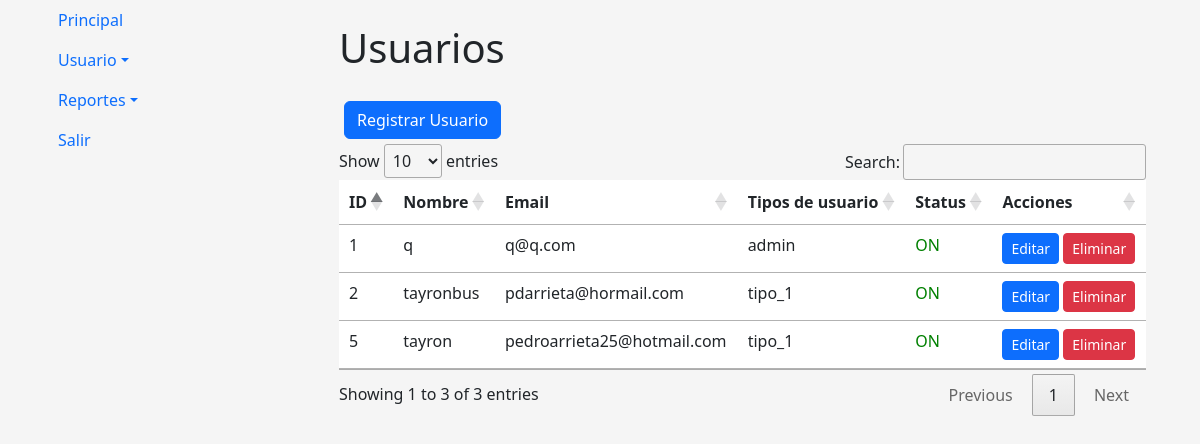
The page /index.php?view=ver (signed in) on the database its author committed.
### tables this page shows
CREATE TABLE `usuarios` (
  `id` int(11) NOT NULL,
  `nombre` varchar(255) NOT NULL,
  `email` varchar(255) NOT NULL,
  `edad` int(11) DEFAULT NULL,
  `password` varchar(255) NOT NULL,
  `tipo_user` varchar(10) NOT NULL,
  `stat` int(1) NOT NULL COMMENT '1=on; 2=off'
);

### modelos/Conexion.php (called while the page is built, shortened)
<?php
class Conexion {
  private $host = "localhost";
  private $user = "root";
  private $password = "";
  private $database = "master_pcr";
  protected function conectar() {
    $conn = new mysqli($this->host, $this->user, $this->password, $this->database);
    return $conn;
  }
}

### controladores/UsuarioController.php (called while the page is built, shortened)
<?php
if (isset($modalDocu) && $modalDocu == 1) {
    require_once("../../modelos/Usuario.php");
}else{
    require_once("modelos/Usuario.php");
}
class UsuarioController {
  private $usuarioModel;
    public function __construct() {
        $this->usuarioModel = new Usuario();
    }
    public function obtenerUsuarios() {
        return $this->usuarioModel->obtenerUsuarios();
    }
}

### modelos/Usuario.php (called while the page is built, shortened)
<?php
require_once("Conexion.php");
class Usuario extends Conexion {
  private $conn;
  public function __construct() {
    $this->conn = $this->conectar();
  }
  public function obtenerUsuarios() {
    $result = $this->conn->query("SELECT * FROM usuarios");
    return $result->fetch_all(MYSQLI_ASSOC);
  }
}

### vistas/usuarios.php (the view, shortened to what this page needs)
<?php  include 'cabeza.php'; ?>
<div class="container">
    <h1 class="my-4">Usuarios </h1>
    <button style="margin:5px;" class="btn btn-primary" type="button" data-bs-toggle="modal" data-bs-target="#registrarDocumentacion">Registrar Usuario</button>
    <br>
    <table class="table" id="supertabla">
        <thead>
            <tr>
                <th>ID</th>
                <th>Nombre</th>
                <th>Email</th>
                <th>Tipos de usuario</th>
                <th>Status</th>
                <th>Acciones</th>
            </tr>
        </thead>
        <tbody>
            <?php foreach ($usuarios as $usuarios): ?>
                <tr>
                    <td><?php echo htmlspecialchars($usuarios["id"]); ?></td>
                    <td><?php echo htmlspecialchars($usuarios["nombre"]); ?></td>
                    <td><?php echo htmlspecialchars($usuarios["email"]); ?></td>
                    <td><?php echo htmlspecialchars($usuarios["tipo_user"]); ?></td>
                    <td><?php if($usuarios["stat"]==1){ echo '<span style="color:green">ON</span>'; }else{ echo '<span style="color:red">OFF</span>'; } ?></td>
                    <td>
                        <a href="#" class="btn btn-sm btn-primary" onclick="id_modal_edit_rec(<?php echo $usuarios['id']; ?>)">Editar</a>
                        <a href="#" class="btn btn-sm btn-danger" onclick="id_model_eli_rec(<?php echo $usuarios['id']; ?>)">Eliminar</a>
                    </td>
                </tr>
            <?php endforeach; ?>
        </tbody>
    </table>
</div>
<?php include 'pie.php'; ?>

### index.php (shortened to what this page needs)
<?php
require_once("controladores/UsuarioController.php");
$usuarioController = new UsuarioController();
if (isset($_GET["view"])) {
    $view = $_GET["view"];
    switch ($view) {
      case "ver":
        $usuarios = $usuarioController->obtenerUsuarios();
        require_once("vistas/usuarios.php");
        break;
    }
  } else {
    $usuarios = $usuarioController->obtenerUsuarios();
    require_once("vistas/principal.php");
  }

### vistas/cabeza.php (shortened to what this page needs)
<!DOCTYPE html>
<html lang="en">
<head>
    <link href="https://cdn.jsdelivr.net/npm/bootstrap@5.3.0-alpha2/dist/css/bootstrap.min.css" rel="stylesheet">
    <link href="https:////cdn.datatables.net/1.13.4/css/jquery.dataTables.min.css" rel="stylesheet">
</head>
<body>
    <div class="container">
        <div class="row">
            <div class="col-md-3">
                <nav class="nav flex-column">
                    <?php if ($_SESSION['usuario']["tipo_user"] == 'admin') {  ?>
                    <a class="nav-link active" aria-current="page" href="index.php">Principal</a>
                    <li class="nav-item dropdown">
                        <a class="nav-link dropdown-toggle" data-bs-toggle="dropdown" href="#" role="button" aria-expanded="false">Usuario</a>
                    </li>
                    <?php } ?>
                    <li class="nav-item dropdown">
                        <a class="nav-link dropdown-toggle" data-bs-toggle="dropdown" href="#" role="button" aria-expanded="false">Reportes</a>
                    </li>
                    <a class="nav-link" href="logout.php">Salir</a>
                </nav>
            </div>
            <div class="col-md-9">

### vistas/pie.php (shortened to what this page needs)
            </div>
        </div>
    </div>
</body>
</html>

### vistas/cabeza.php (style rules this page uses)
body { background-color: #f5f5f5; }

### rows shown on the page
usuarios: id "1", nombre "q", email "q@q.com", tipo_user "admin", stat "ON"
usuarios: id "2", nombre "tayronbus", email "pdarrieta@hormail.com", tipo_user "tipo_1", stat "ON"
usuarios: id "5", nombre "tayron", email "pedroarrieta25@hotmail.com", tipo_user "tipo_1", stat "ON"
